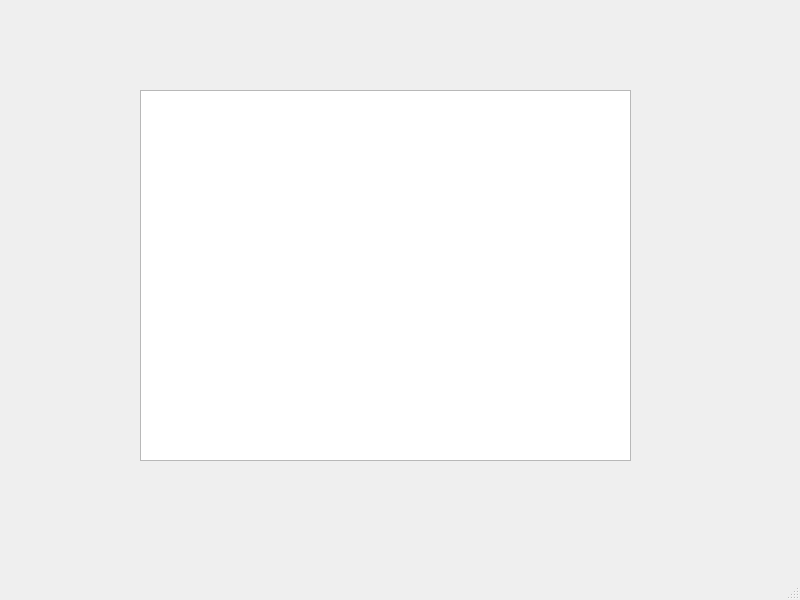
<?xml version="1.0" encoding="UTF-8"?>
<ui version="4.0">
 <class>MainWindow</class>
 <widget class="QMainWindow" name="MainWindow">
  <property name="geometry">
   <rect>
    <x>0</x>
    <y>0</y>
    <width>800</width>
    <height>600</height>
   </rect>
  </property>
  <property name="windowTitle">
   <string>MainWindow</string>
  </property>
  <widget class="QWidget" name="centralwidget">
   <widget class="QTreeView" name="treeView">
    <property name="geometry">
     <rect>
      <x>140</x>
      <y>90</y>
      <width>491</width>
      <height>371</height>
     </rect>
    </property>
   </widget>
  </widget>
  <widget class="QMenuBar" name="menubar">
   <property name="geometry">
    <rect>
     <x>0</x>
     <y>0</y>
     <width>800</width>
     <height>26</height>
    </rect>
   </property>
  </widget>
  <widget class="QStatusBar" name="statusbar"/>
 </widget>
 <resources/>
 <connections/>
</ui>
